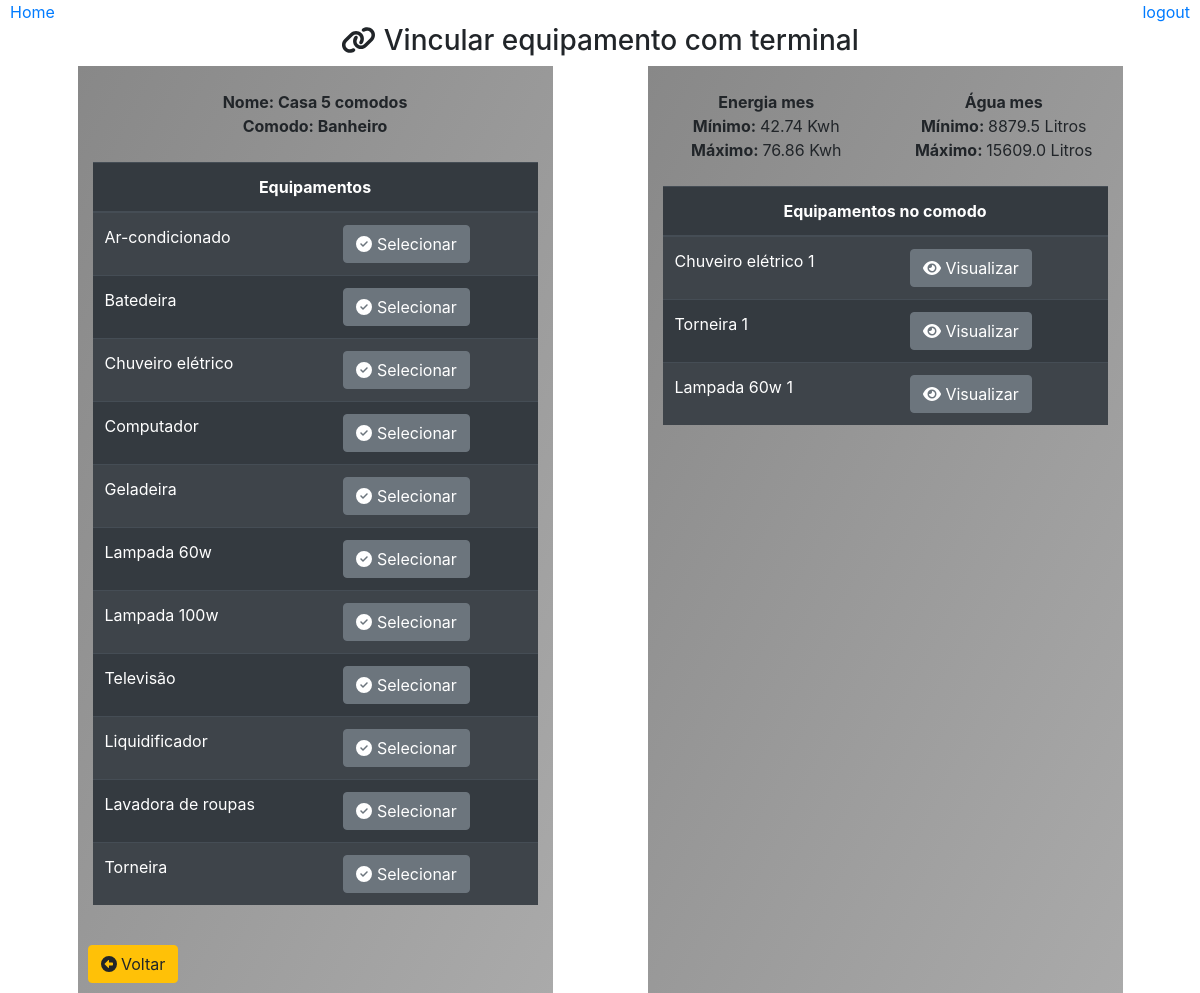
Page /cadastrar/vincular/equipamento/comodo/?id=1 on the committed database.
### core/models.py (models this page shows)
class Comodo(models.Model):
    casa = models.ForeignKey(Casa,on_delete=models.CASCADE)
    nome = models.CharField(max_length=30)
    class Meta:
        db_table = 'comodo'

class Casa(models.Model):
    nome = models.CharField(max_length=30)
    class Meta:
        db_table = 'casa'

class Equipamento(models.Model):
    tipo_consumo = models.ForeignKey(TipoConsumo,on_delete=models.CASCADE)
    tipo_equipamento = models.ForeignKey(TipoEquipamento,on_delete=models.CASCADE)
    nome = models.CharField(max_length=50)
    descricao = models.CharField(max_length=500, null=True)
    consumo_agua = models.FloatField()
    consumo_energia = models.FloatField()
    class Meta:
        db_table = 'equipamento'

class ComodoEquipamento(models.Model):
    apelido = models.IntegerField()
    comodo = models.ForeignKey(Comodo, on_delete=models.CASCADE)
    equipamento = models.ForeignKey(Equipamento, on_delete=models.CASCADE)
    class Meta:
        db_table = 'comodo_equipamento'

### core/pages/casa/views.py (the view)
# urls.py: path('cadastrar/vincular/equipamento/comodo/', cadastro.VincularEquipamento),
def VincularEquipamento(request):
    comodo_id = request.GET.get('id')
    if comodo_id:
        comodo = Comodo.objects.get(id=comodo_id)
        equipamentos = Equipamento.objects.all()
        terminais = ComodoSaida.objects.filter(comodo=comodo)
        consumo = CalcularConsumo(comodo)
        vinculados = []
        multiplo = [] #evita que um chuveiro que esta conectado a duas saidas se repita
        for item in terminais:
            if item.saida is not None and item.comodo_equipamento is not None:
                if item.comodo_equipamento and item.comodo_equipamento.equipamento:
                    if item.comodo_equipamento not in multiplo:
                        item.comodo_equipamento.equipamento.apelido = item.comodo_equipamento.apelido
                        vinculados.append(item.comodo_equipamento)
                    if item.comodo_equipamento.equipamento.tipo_consumo.id == 3: # diretamente
                        multiplo.append(item.comodo_equipamento)
    dados = {
        'titulo': 'Vincular terminal com equipamento',
        'comodo': comodo,
        'equipamentos': equipamentos,
        'vinculados': vinculados,
        'terminais': terminais,
        'consumo': consumo
    }
    return render(request, 'casas/vincularEquipamento.html', dados)

### templates/casas/vincularEquipamento.html (shortened to what this page needs)
{% extends "model-page.html"%}
{% block content %}
    <div align='center'>
        <br>
        <h3><i class="fas fa-link"></i> Vincular equipamento com terminal</h3>
        <div class="container">
            <div class="row">
                <div class="col col-6 col-sm-6 col-md-4 col-lg-5 col-xs-4 container box-gray"><br>
                    <div class="row">
                        <div class="col">
                            <strong >Nome: {{comodo.casa.nome}}</strong><br>
                            <strong >Comodo: {{comodo.nome}}</strong>
                        </div>
                    </div><br>
                    <div class="row">
                        <div class="col">
                            {% if terminais %}
                                {% if equipamentos %}
                                    <table class="table table-striped table-dark">
                                        <thead>
                                            <tr align="center">
                                                <th colspan="2">Equipamentos</th>
                                            </tr>
                                        </thead>
                                        {% for item in equipamentos %}
                                            <tr>
                                                <td>
                                                    {{item.nome}}
                                                </td>
                                                <td>
                                                    <form action="/cadastrar/vincular/equipamento/comodo/selecionar/" method="GET">
                                                        <button type="submit" class="btn btn-secondary">
                                                            <i class="fas fa-check-circle"></i>
                                                            Selecionar
                                                        </button>
                                                    </form>
                                                </td>
                                            </tr>
                                        {% endfor %}
                                    </table>
                                {% endif %}
                            {% else %}
                                <strong>Nenhum terminal de saida cadastrado<strong>
                            {% endif %}
                        </div>
                    </div>
                    <br>
                    <a type="button" class="btn btn-warning" style="position: absolute; left: 10px;" href="/cadastrar/vincular/equipamento?id={{comodo.casa.id}}">
                        <i class='fas fa-arrow-alt-circle-left'></i> Voltar
                    </a>
                    <br><br>
                </div>
                {% if vinculados %}
                    <div class="col col-6 col-sm-6 col-md-4 col-lg-5 col-xs-4 container box-gray"><br>
                        <div class="row">
                            <div class="col">
                                <strong align="center">Energia mes</strong><br>
                                <strong>Mínimo: </strong> {{consumo.energia_min}} Kwh<br>
                                <strong>Máximo: </strong> {{consumo.energia_max}} Kwh
                            </div>
                            <div class="col">
                                <strong align="center">Água mes</strong><br>
                                <strong>Mínimo: </strong> {{consumo.agua_min}} Litros<br>
                                <strong>Máximo: </strong> {{consumo.agua_max}} Litros
                            </div>
                        </div><br>
                        <table class="table table-striped table-dark">
                            <thead>
                                <tr align="center">
                                    <th colspan="2">Equipamentos no comodo</th>
                                </tr>
                            </thead>
                            {% for item in vinculados %}
                                <tr>
                                    <td>
                                        {{item.equipamento.nome}} {{item.equipamento.apelido}}
                                    </td>
                                    <td>
                                        <form action="/cadastrar/vincular/equipamento/comodo/visualizar/" method="GET">
                                            <button type="submit" class="btn btn-secondary">
                                                <i class="fas fa-eye"></i>
                                                Visualizar
                                            </button>
                                        </form>
                                    </td>
                                </tr>
                            {% endfor %}
                        </table>
                    </div>
                {% endif %}
            </div>
        </div>
    </div>
{% endblock %}

### static/css/all.css (style rules this page uses)
.fa-eye:before { content: "\f06e"; }
.fa-link:before { content: "\f0c1"; }

### static/css/style.css (style rules this page uses)
.box-gray { background-image: linear-gradient(to bottom right, #888888, #AAAAAA ); }

### rows in the picture
Comodo: casa.nome "Casa 5 comodos", nome "Banheiro"
Equipamento: nome "Ar-condicionado"
Equipamento: nome "Batedeira"
Equipamento: nome "Chuveiro elétrico"
Equipamento: nome "Computador"
Equipamento: nome "Geladeira"
Equipamento: nome "Lampada 60w"
Equipamento: nome "Lampada 100w"
Equipamento: nome "Televisão"
Equipamento: nome "Liquidificador"
Equipamento: nome "Lavadora de roupas"
Equipamento: nome "Torneira"
ComodoEquipamento: equipamento.nome "Chuveiro elétrico", equipamento.apelido "1"
ComodoEquipamento: equipamento.nome "Torneira", equipamento.apelido "1"
ComodoEquipamento: equipamento.nome "Lampada 60w", equipamento.apelido "1"

### other values in the picture
{{ consumo.energia_min }} "42.74"
{{ consumo.energia_max }} "76.86"
{{ consumo.agua_min }} "8879.5"
{{ consumo.agua_max }} "15609.0"
